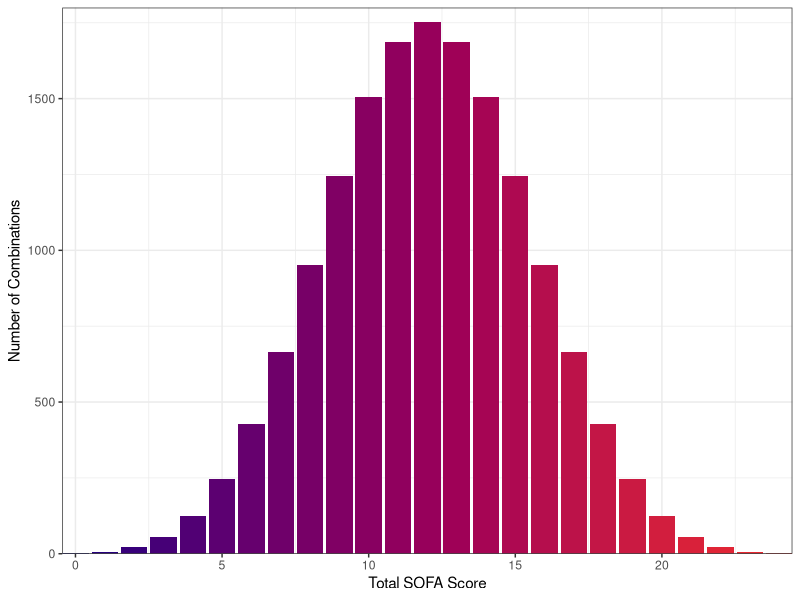

This figure's R source:
## ---- chunk 1
combos <- expand.grid("lung" = 0:4, "liver" = 0:4, "heart" = 0:4, "blood" = 0:4, "brain" = 0:4, "kidney" = 0:4)
combos
combos$total_sofa <- rowSums(combos)
combos
sofa_counts <- table(combos$total_sofa)
sofa_counts
## ---- chunk 2
library(tidyverse)
theme_set(theme_bw(base_size = 15, base_family = "Roboto Condensed"))

combos %>%
  count(total_sofa) %>%
  ggplot(aes(total_sofa, n, fill=total_sofa)) +
  #geom_bar(stat="identity", fill="#3C639A") +
  geom_bar(stat="identity") +
  labs(x="Total SOFA Score", y="Number of Combinations") +
  scale_y_continuous(expand=c(0,0), limits=c(0,1800)) +
  guides(fill=F) +
  scale_x_continuous(expand=c(0,0))  +
  scale_fill_gradient(low="navy",high="firebrick2") +
  theme_bw()

